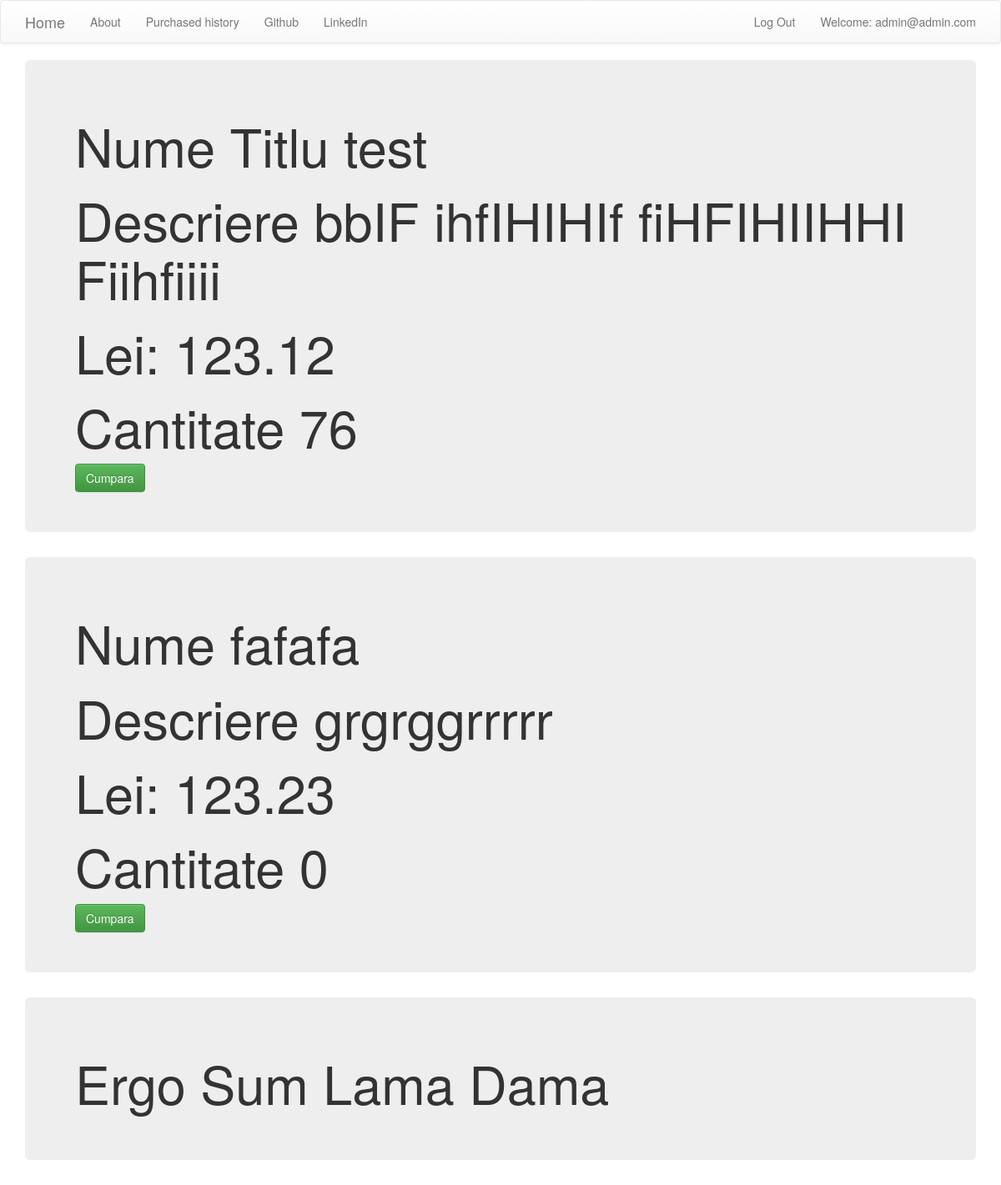
The page /home/ (signed in) on the database as committed earlier.
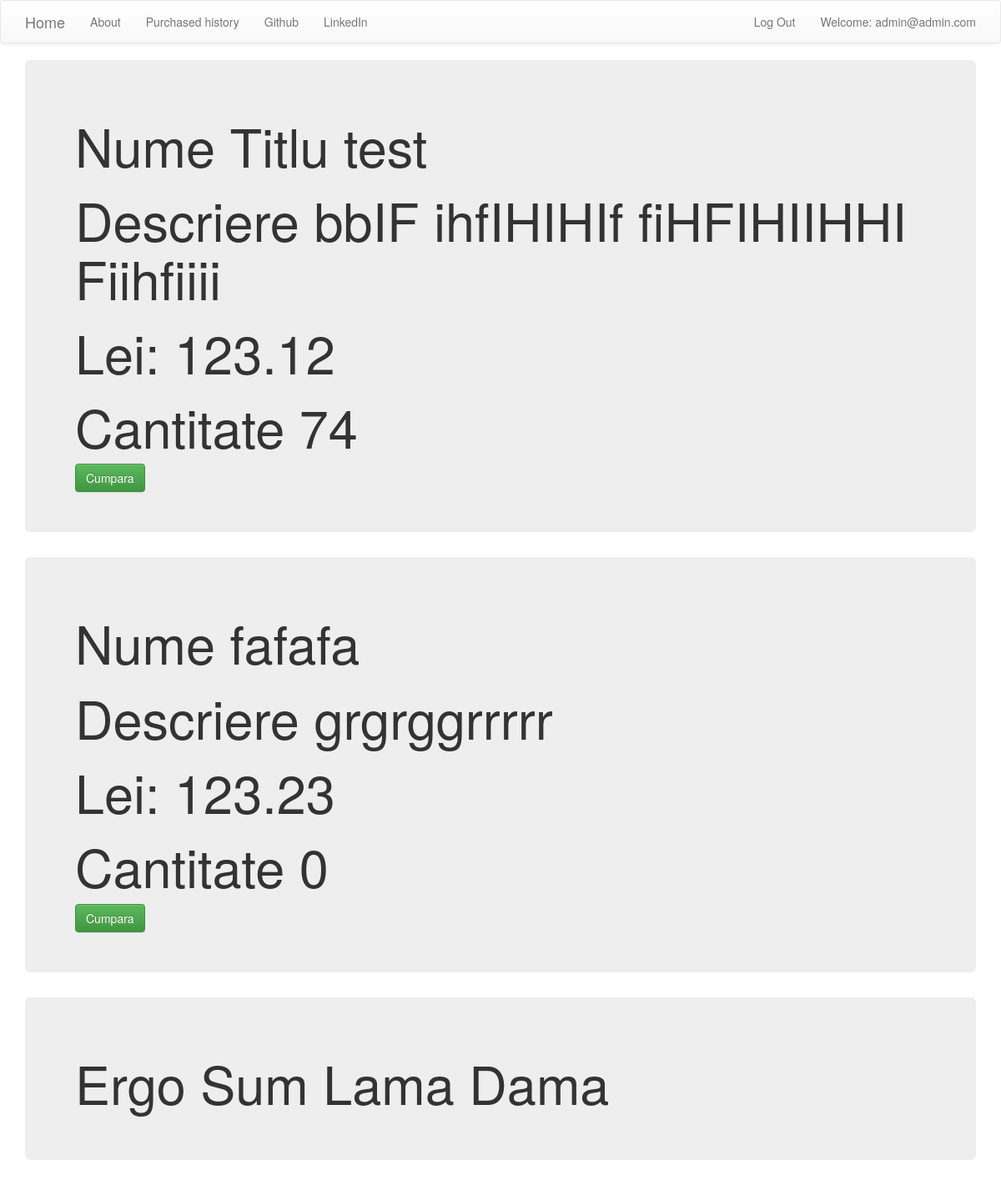
The same page on the database as committed later.
### accounts/models.py (models this page shows, shortened)
class Product(models.Model):
    name = models.TextField(null=False)
    price = models.FloatField(null=False)
    description = models.TextField(null=True)
    quantity = models.IntegerField(null=True)

### accounts/views.py (the view)
# urls.py: path("home/", views.EnteringView.as_view(), name="home_list"),
class EnteringView(ListView):
    template_name = "accounts/home_list.html"
    model = Product

### templates/accounts/home_list.html (shortened to what this page needs)
<!DOCTYPE html>
<html lang="en">
<head>
    <link rel="stylesheet" href="https://maxcdn.bootstrapcdn.com/bootstrap/3.3.7/css/bootstrap.min.css">
<link rel="stylesheet" href="https://maxcdn.bootstrapcdn.com/bootstrap/3.3.7/css/bootstrap-theme.min.css">
</head>
<body>
<nav class="navbar navbar-default navbar-dark fixed-top custom-navbar">
    <div class="container">
        <ul class="nav navbar-nav">
            <li><a class="navbar-brand bigbrand" href="{% url "home_list" %}">Home</a></li>
            <li><a class="" href="{% url "home_list" %}">About</a></li>
            <li><a class="" href="{% url "purchased" %}">Purchased history</a></li>
            <li><a class="" href="https://www.github.com">Github</a></li>
            <li><a class="" href="https://www.linkedin.com">LinkedIn</a></li>
        </ul>
         <ul class="nav navbar-nav navbar-right">
        {% if request.user.is_authenticated %}
        <li>
            <a href="{% url 'logout' %}">Log Out</a>
        </li>
        <li>
            <a href="{% url 'money_balance' %}">Welcome: {{ user.email }}</a>
        </li>
        {% else %}
        <li><a class="nav navbar-right" href="{% url 'login' %}"><span class="glyphicon glyphicon-user"></span></a></li>
            <li><a class="nav navbar-right" href="{% url 'register_page' %}">Inregistrare</a></li>
        {% endif %}
    </div>
</nav>
{% if request.user.is_authenticated %}
    {% for form in product_list %}
        <div class="container">
        <div class="jumbotron">
            <h1>Nume {{ form.name }}</h1>
            <h1>Descriere {{ form.description }}</h1>
            <h1>Lei: {{ form.price }}</h1>
             <h1>Cantitate {{ form.quantity }}</h1>
            <a href="{% url "basket" pk=form.pk %}">
            <button type="button" class="btn btn-success" >Cumpara</button>
                </a>
        </div>
        </div>
    {% endfor %}
{% endif %}
{% block content %}
    <div class="container">
    <div class="jumbotron">
        <h1>Ergo Sum Lama Dama</h1>
    </div>
    </div>
{% endblock %}
</body>
</html>

Rows that differ between the two databases and show on the page:
changed Product "Titlu test": quantity "76" → "74"
